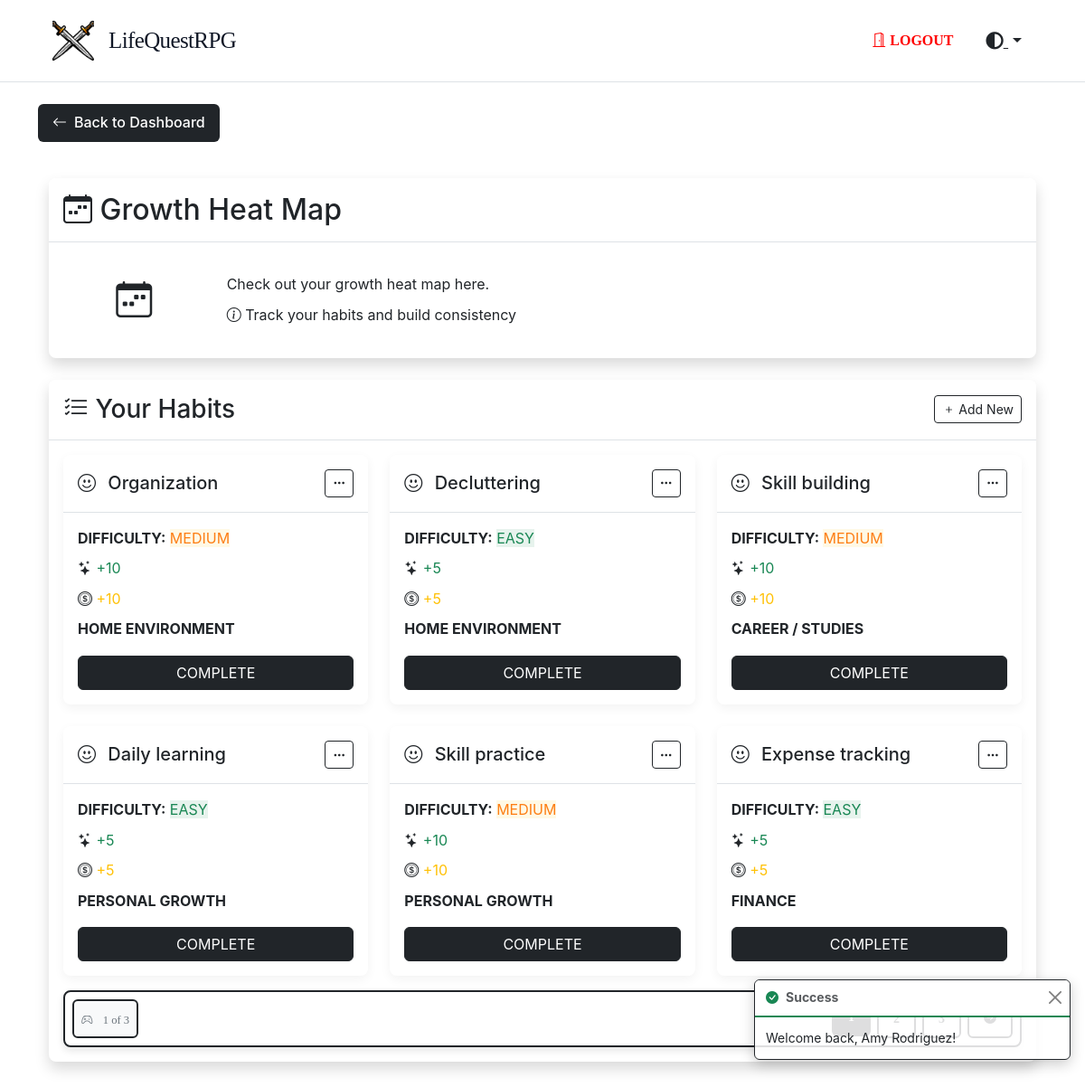
The app's page /goodhabit (signed in) with its own data.
### tables this page shows
CREATE TABLE `goodhabits` (
  `id` int NOT NULL,
  `user_id` int NOT NULL,
  `title` varchar(255) NOT NULL,
  `difficulty` enum('easy','medium','hard') NOT NULL,
  `category` enum('Physical Health','Mental Wellness','Personal Growth','Career / Studies','Finance','Home Environment','Relationships Social','Passion Hobbies') NOT NULL,
  `status` enum('pending','completed') NOT NULL DEFAULT 'pending',
  `coins` int DEFAULT '0',
  `xp` int DEFAULT '0',
  `created_at` timestamp NULL DEFAULT CURRENT_TIMESTAMP,
  `updated_at` timestamp NULL DEFAULT CURRENT_TIMESTAMP ON UPDATE CURRENT_TIMESTAMP,
  `deleted_at` timestamp NULL DEFAULT NULL
);

### app/Controllers/GoodHabitsController.php (called while the page is built, shortened)
<?php
class GoodHabitsController extends Controller
{
    protected $GoodHabitsModel;
    public function __construct()
    {
        $this->GoodHabitsModel = new GoodHabits();
    }
    public function index()
    {
        $currentUser = Auth::user();
        $paginator = $this->GoodHabitsModel->paginate(
            page: 1,
            perPage: 6,
            orderBy: 'id',
            direction: 'DESC',
            conditions: [
                'user_id' => $currentUser['id']
            ]
        )->setTheme('game');
        return $this->view('goodhabit/index', [
            'title' => 'Good Habits',
            'goodHabits' => $paginator->items(),
            'paginator' => $paginator
        ]);
    }
}

### app/Core/Router.php (called while the page is built, shortened)
<?php
class Router
{
  protected $routes = [
    'GET' => [],
    'POST' => [],
    'PUT' => [],
    'DELETE' => []
  ];
  public function get(string $uri, array $controller, array $middleware = [])
  {
    $this->routes['GET'][$uri] = [
      'controller' => $controller,
      'middleware' => $middleware
    ];
    return $this;
  }
  public function post(string $uri, array $controller, array $middleware = [])
  {
    $this->routes['POST'][$uri] = [
      'controller' => $controller,
      'middleware' => $middleware
    ];
    return $this;
  }
  public function put(string $uri, array $controller, array $middleware = [])
  {
    $this->routes['PUT'][$uri] = [
      'controller' => $controller,
      'middleware' => $middleware
    ];
    return $this;
  }
  public function delete(string $uri, array $controller, array $middleware = [])
  {
    $this->routes['DELETE'][$uri] = [
      'controller' => $controller,
      'middleware' => $middleware
    ];
    return $this;
  }
  public function dispatch(string $uri, string $method)
  {
    $uri = $this->removeQueryString($uri);
    if (array_key_exists($uri, $this->routes[$method])) {
      $route = $this->routes[$method][$uri];
      return $this->callAction(
        $route['controller'][0],
        $route['controller'][1]
      );
    }
    throw new Exception("No route defined for {$uri} with method {$method}");
  }
  protected function removeQueryString(string $uri)
  {
    return parse_url($uri, PHP_URL_PATH) ?? $uri;
  }
  protected function callAction(string $controller, string $action)
  {
    $controller = new $controller();
    $params = [];
    return call_user_func_array([$controller, $action], $params);
  }
}

### web/bootstrap.php (called while the page is built, shortened)
<?php
$config = require_once __DIR__ . '/../config/config.php';
$database = require_once __DIR__ . '/../config/database.php';
$router = new Router();
$uri = $_SERVER['REQUEST_URI'] ?? '/';
$method = $_SERVER['REQUEST_METHOD'] ?? 'GET';
try {
  $router->dispatch($uri, $method);
} catch (Exception $e) {
  if ($config['debug']) {
    echo '<h1>Error</h1>';
    echo '<p>' . $e->getMessage() . '</p>';
    echo '<pre>' . $e->getTraceAsString() . '</pre>';
  } else {
    http_response_code(404);
    require_once __DIR__ . '/../app/Views/errors/404.php';
  }
}

### public/index.php (called while the page is built, shortened)
<?php
require_once ROOT_PATH . '/web/bootstrap.php';
?>

### app/Core/Auth.php (called while the page is built, shortened)
<?php
abstract class Auth
{
  protected static $user = null;
  public static function check()
  {
    return isset($_SESSION['users']) && !empty($_SESSION['users']);
  }
  public static function user()
  {
    if (self::$user === null && self::check()) {
      $sessionUser = $_SESSION['users'];
      $userId = null;
      if (is_array($sessionUser)) {
        $userId = $sessionUser['id'] ?? null;
      } elseif (is_object($sessionUser)) {
        $userId = $sessionUser->id ?? null;
      } elseif (is_numeric($sessionUser)) {
        $userId = $sessionUser;
      }
      if ($userId) {
        self::$user = User::find($userId);
      }
    }
    return self::$user;
  }
}

### app/Core/Database.php (called while the page is built, shortened)
<?php
class Database
{
  protected $pdo;
  protected $statement;
  public function __construct(array $config)
  {
    $dsn = "mysql:host={$config['host']};dbname={$config['database']};charset={$config['charset']}";
    $options = [
      PDO::ATTR_ERRMODE => PDO::ERRMODE_EXCEPTION,
      PDO::ATTR_DEFAULT_FETCH_MODE => PDO::FETCH_ASSOC,
      PDO::ATTR_EMULATE_PREPARES => false,
    ];
    try {
      $this->pdo = new PDO($dsn, $config['username'], $config['password'], $options);
    } catch (PDOException $e) {
      throw new PDOException($e->getMessage(), (int) $e->getCode());
    }
  }
  public function query(string $sql)
  {
    $this->statement = $this->pdo->prepare($sql);
    return $this;
  }
  public function bind(array $parameters)
  {
    foreach ($parameters as $key => $value) {
      if (is_array($value)) {
        $value = json_encode($value);
        $paramType = PDO::PARAM_STR;
      } else {
        $paramType = is_int($value) ? PDO::PARAM_INT : PDO::PARAM_STR;
      }
      $this->statement->bindValue(
        is_numeric($key) ? $key : $key,
        $value,
        $paramType
      );
    }
    return $this;
  }
  public function execute()
  {
    $this->statement->execute();
    return $this;
  }
  public function fetchAll()
  {
    return $this->statement->fetchAll();
  }
  public function fetch()
  {
    return $this->statement->fetch();
  }
}
?>

### app/Core/Model.php (called while the page is built, shortened)
<?php
abstract class Model
{
  protected static $db;
  protected static $table;
  public static function setDatabase(Database $database)
  {
    self::$db = $database;
  }
  public static function find(int $id)
  {
    return self::$db->query("SELECT * FROM " . static::$table . " WHERE id = ?")
      ->bind([1 => $id])
      ->execute()
      ->fetch();
  }
  public function paginate(
    int $page = 1,
    int $perPage = 10,
    ?string $orderBy = null,
    string $direction = 'DESC',
    array $conditions = [],
    string $pageName = 'page',
    ?array $columns = null
  ) {
    $paginator = new Paginator($perPage, $pageName);
    if ($orderBy) {
      $paginator->setOrderBy($orderBy, $direction);
    }
    $paginationInfo = $paginator->getPageInfo();
    $offset = ($paginationInfo['currentPage'] - 1) * $perPage;
    $items = $this->fetch($conditions, $orderBy, $direction, $perPage, $offset, $columns);
    $countSql = "SELECT COUNT(*) as count FROM " . static::$table;
    $params = [];
    if (!empty($conditions)) {
      $countSql .= " WHERE ";
      $whereClauses = [];
      foreach ($conditions as $column => $value) {
        $paramName = "{$column}";
        $whereClauses[] = "{$column} = :{$paramName}";
        $params[$paramName] = $value;
      }
      $countSql .= implode(' AND ', $whereClauses);
    }
    $countQuery = self::$db->query($countSql);
    if (!empty($params)) {
      $countQuery->bind($params);
    }
    $totalItems = (int) $countQuery->execute()->fetch()['count'];
    return $paginator->setData($items, $totalItems);
  }
  public function fetch(
    array $conditions = [],
    ?string $orderBy = null,
    string $direction = 'ASC',
    ?int $limit = null,
    ?int $offset = null,
    ?array $columns = null
  ) {
    $columnsString = $columns ? implode(', ', array_map(fn($col) => "`{$col}`", $columns)) : '*';
    $sql = "SELECT {$columnsString} FROM " . static::$table;
    $params = [];
    if (!empty($conditions)) {
      $sql .= " WHERE ";
      $whereClauses = [];
      foreach ($conditions as $column => $value) {
        $paramName = "{$column}";
        $whereClauses[] = "{$column} = :{$paramName}";
        $params[":{$paramName}"] = $value;
      }
      $sql .= implode(" AND ", $whereClauses);
    }
    if ($orderBy !== null) {
      $direction = strtoupper($direction) === 'DESC' ? 'DESC' : 'ASC';
      $sql .= " ORDER BY `{$orderBy}` {$direction}";
    }
    if ($limit !== null) {
      $sql .= " LIMIT :limit";
      $params[':limit'] = $limit;
      if ($offset !== null) {
        $sql .= " OFFSET :offset";
        $params[':offset'] = $offset;
      }
    }
    $query = self::$db->query($sql);
    if (!empty($params)) {
      $query->bind($params);
    }
    return $query->execute()->fetchAll();
  }
}

### app/Core/Paginator.php (called while the page is built, shortened)
<?php
class Paginator
{
  protected int $currentPage = 1;
  protected int $perPage = 10;
  protected int $totalItems = 0;
  protected int $totalPages = 0;
  protected string $orderBy = '';
  protected string $direction = 'ASC';
  protected string $pageName = 'page';
  public function __construct(int $perPage = 10, string $pageName = 'page')
  {
    $this->perPage = $perPage;
    $this->pageName = $pageName;
    $this->currentPage = $this->resolveCurrentPage();
  }
  protected function resolveCurrentPage(): int
  {
    return isset($_GET[$this->pageName]) ? max(1, (int) $_GET[$this->pageName]) : 1;
  }
  public function setData(array $data, int $totalItems): self
  {
    $this->totalItems = $totalItems;
    $this->totalPages = ceil($totalItems / $this->perPage);
    return $this;
  }
  public function setOrderBy(string $orderBy, string $direction = 'ASC'): self
  {
    $this->orderBy = $orderBy;
    $this->direction = strtoupper($direction);
    return $this;
  }
  public function getPageInfo(): array
  {
    return [
      'currentPage' => $this->currentPage,
      'totalPages' => $this->totalPages,
      'totalItems' => $this->totalItems,
      'perPage' => $this->perPage,
      'orderBy' => $this->orderBy,
      'direction' => $this->direction,
      'pageName' => $this->pageName
    ];
  }
}

### app/Views/goodhabit/index.php (the view, shortened to what this page needs)
<div id="pagination-content">
  <a href="/" class="back-button">
    <i class="bi bi-arrow-left"></i>
    Back to Dashboard
  </a>
  <div class="container py-4">
    <div class="card border-dark mb-4 shadow">
      <div class="card-header bg-white">
        <h2 class="my-2"><i class="bi bi-calendar-week"></i> Growth Heat Map</h2>
      </div>
      <div class="card-body">
        <div class="row align-items-center">
          <div class="col-md-2 text-center mb-3 mb-md-0">
            <div class=" rounded p-3 d-inline-block">
              <i class="bi bi-calendar-week fs-1"></i>
            </div>
          </div>
          <div class="col-md-10">
            <p class="mb-0">Check out your growth heat map here.</p>
            <div class="mt-2">
              <i class="bi bi-info-circle"></i> Track your habits and build consistency
            </div>
          </div>
        </div>
      </div>
    </div>
    <div class="card border-dark mb-4 shadow">
      <div class="card-header bg-white d-flex justify-content-between align-items-center">
        <h3 class="my-2"><i class="bi bi-list-check"></i> Your Habits</h3>
        <div class="d-flex">
          <button type="button" class="btn btn-outline-dark btn-sm" data-bs-toggle="modal"
            data-bs-target="#createTaskModal">
            <i class="bi bi-plus"></i> Add New
          </button>
        </div>
      </div>
      <div class="card-body">
        <div class="row row-cols-1 row-cols-md-2 row-cols-lg-3 g-4">
          <?php if (empty($goodHabits)): ?>
            <div class="col-12">
              <div class="alert alert-dark">
                <i class="bi bi-info-circle"></i> No good habits found. Create your first one!
              </div>
            </div>
          <?php else: ?>
            <?php foreach ($paginator->items() as $goodHabit): ?>
              <div class="col">
                <div class="card border-dark h-100 habit-card">
                  <div class="card-header bg-white d-flex justify-content-between align-items-center py-3">
                    <h5 class="mb-0">
                      <i class="bi bi-emoji-smile me-2"></i> <?= htmlspecialchars($goodHabit['title']) ?>
                    </h5>
                    <div class="dropdown">
                      <button class="btn btn-sm btn-outline-dark" type="button" data-bs-toggle="dropdown"
                        aria-expanded="false">
                        <i class="bi bi-three-dots"></i>
                      </button>
                    </div>
                  </div>
                  <div class="card-body">
                    <div class="mb-2">
                      <span class="fw-bold">DIFFICULTY:</span>
                      <span
                        class="difficulty-<?= $goodHabit['difficulty'] ?>"><?= strtoupper($goodHabit['difficulty']) ?></span>
                    </div>
                    <div class="mb-2">
                      <span class="fw-bold"><i class="bi bi-stars"></i></span>
                      <span
                        class="text-success">+<?= $goodHabit['difficulty'] == 'easy' ? '5' : ($goodHabit['difficulty'] == 'medium' ? '10' : '15') ?></span>
                    </div>
                    <div class="mb-2">
                      <span class="fw-bold"><i class="bi bi-coin"></i></span>
                      <span
                        class="text-warning">+<?= $goodHabit['difficulty'] == 'easy' ? '5' : ($goodHabit['difficulty'] == 'medium' ? '10' : '15') ?></span>
                    </div>
                    <div class="mb-3">
                      <span class="fw-bold"><?= strtoupper($goodHabit['category']) ?></span>
                    </div>
                    <form action="/goodhabit/<?= $goodHabit['id'] ?>/toggle" method="POST">
                      <button type="submit" class="btn btn-dark w-100">
                        <?= $goodHabit['status'] === 'completed' ? 'ALREADY COMPLETED' : 'COMPLETE' ?>
                      </button>
                    </form>
                  </div>
                </div>
              </div>
            <?php endforeach; ?>
          <?php endif; ?>
        </div>
        <?= $paginator->links() ?>
      </div>
    </div>
  </div>
</div>

### records on screen
goodhabits: title "Organization", difficulty "MEDIUM", shows "10", category "HOME ENVIRONMENT", status "COMPLETE"
goodhabits: title "Decluttering", difficulty "EASY", shows "5", category "HOME ENVIRONMENT", status "COMPLETE"
goodhabits: title "Skill building", difficulty "MEDIUM", shows "10", category "CAREER / STUDIES", status "COMPLETE"
goodhabits: title "Daily learning", difficulty "EASY", shows "5", category "PERSONAL GROWTH", status "COMPLETE"
goodhabits: title "Skill practice", difficulty "MEDIUM", shows "10", category "PERSONAL GROWTH", status "COMPLETE"
goodhabits: title "Expense tracking", difficulty "EASY", shows "5", category "FINANCE", status "COMPLETE"

### other values on screen
$pagination['currentPage'] "1"
$pagination['totalPages'] "3"
$_SESSION['success'] "Welcome back, Amy Rodriguez!"
